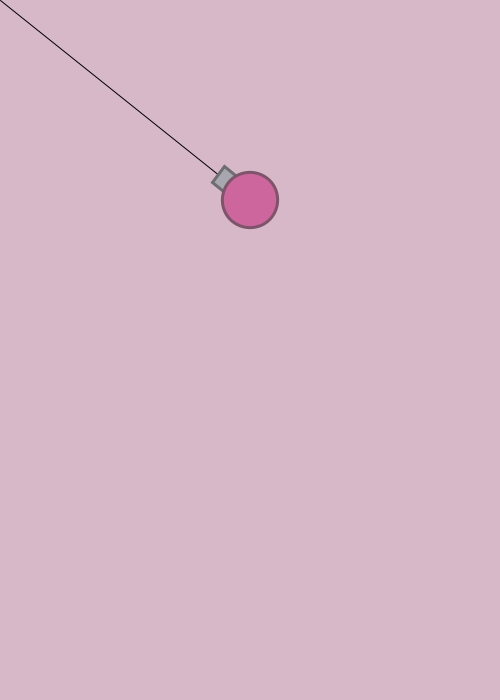
Frame 1 (no input)
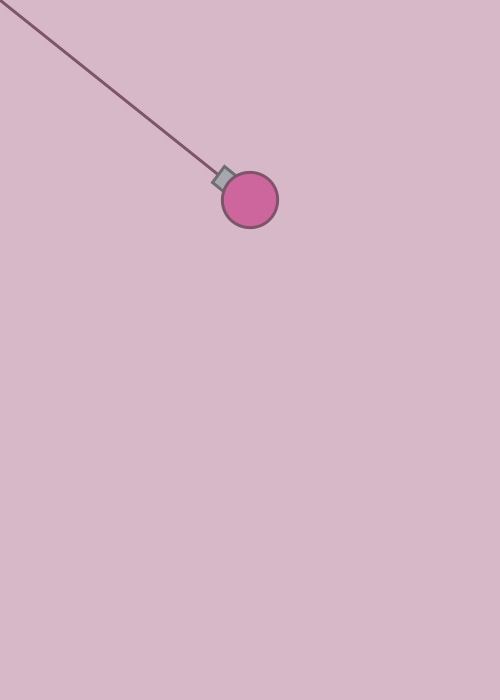
Frame 60 (the mouse pressed at the canvas centre just before this capture)
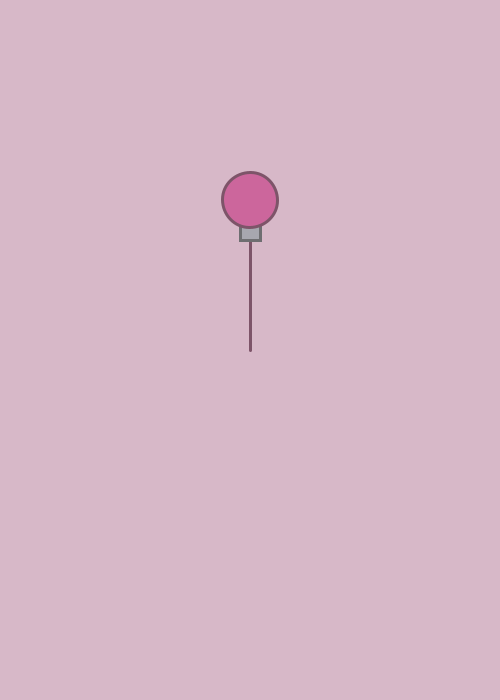
Frame 120 (the mouse held since frame 60 and released just before this capture)

The Processing sketch that drew these frames (run headless with seeded random() and noise(); from frame 60 on, the mouse is pressed at the canvas centre):

// Processing sketch: week07_3_arras03_atan_angle_rotate_translate_myTank
// ── week07_3_arras03_atan_angle_rotate_translate_myTank.pde
//week07_3_arras03_atan_angle_rotate_translate_myTank
void setup(){
  size(500,700);
}
float x = 250, y=200;
void draw(){
  background(215,184,200);
  float dx = mouseX-x, dy = mouseY-y;
  float a = atan2(dy,dx); //atan2() 算出角度
  line(x, y, mouseX, mouseY);
  myTank(x, y, a);
}
void myTank(float x, float y, float a){
  translate(x, y); //大二下圖學課教的：移動
  rotate(a); //大二下圖學課教的：旋轉
  fill(167,167,175);
  stroke(110,110,113);
  strokeWeight(3);
  rect(20,-10,20,20);//砲管
  
  fill(204,102,156);
  stroke(125,84,105);
  strokeWeight(3);
  ellipse(0,0,55,55);//圓形的身體
}
